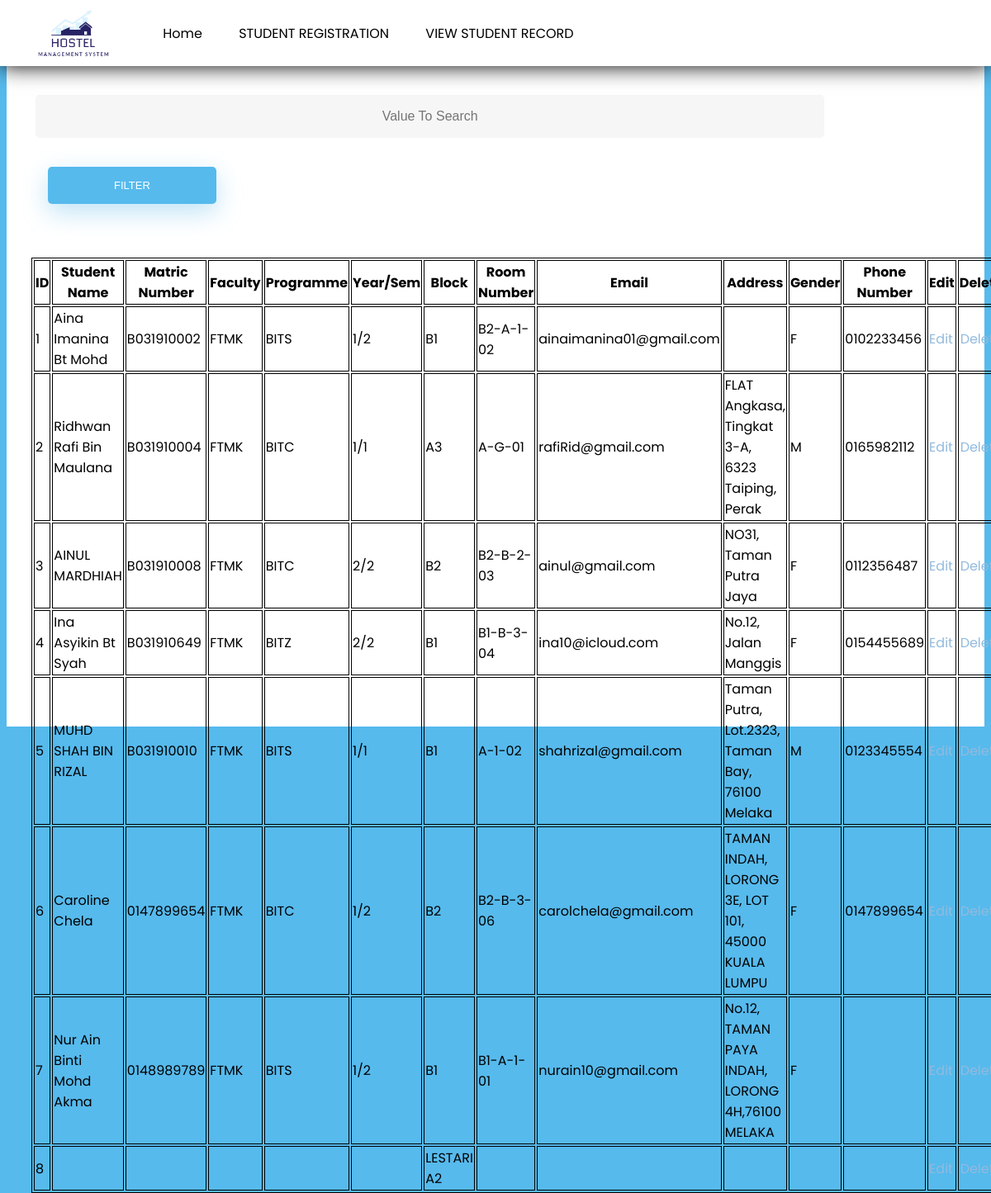
/student.php, run on the app's committed database.
### tables this page shows
CREATE TABLE IF NOT EXISTS `regstud` (
  `id` int(11) NOT NULL AUTO_INCREMENT,
  `matricno` varchar(50) NOT NULL,
  `email` varchar(50) NOT NULL,
  `studentname` varchar(50) NOT NULL,
  `faculty` varchar(50) NOT NULL,
  `prog` varchar(50) NOT NULL,
  `yearsem` varchar(50) NOT NULL,
  `block` varchar(50) NOT NULL,
  `roomno` varchar(50) NOT NULL,
  `address` varchar(50) NOT NULL,
  `gender` varchar(50) NOT NULL,
  `phoneno` varchar(50) NOT NULL,
  PRIMARY KEY (`id`),
  UNIQUE KEY `matricno` (`matricno`)
);

### student.php (the view, shortened to what this page needs)
<!DOCTYPE html>
<html>
<head>
</head>
<link rel="stylesheet" href="style.css">
<body>
<header>
           <img src="asset/img/b.png">
            <nav>
                <ul>
                    <li><a href="profile.php" class="activeLink" >Home</a></li>
                    <li><a href="regS.php">STUDENT REGISTRATION</a></li>
                    <li><a href="student.php">VIEW STUDENT RECORD</a></li>
                </ul>
            </nav>
        </header>
<?php
if(isset($_POST['search']))
{
    $valueToSearch = $_POST['valueToSearch'];
    $query ="SELECT * FROM `regstud` WHERE CONCAT( `studentname`, `matricno`, `yearsem`, `block`) LIKE '%".$valueToSearch."%' ";
    $search_result = filterTable($query);
}
 else {
    $query = "SELECT * FROM `regstud`";
    $search_result = filterTable($query);
}
function filterTable($query)
{
    $link = mysqli_connect("localhost", "root", "", "dbhostel");
    $filter_Result = mysqli_query($link, $query);
    return $filter_Result;
}
?>
<!DOCTYPE html>
<html>
    <head>
    </head>
    <body>
        <form action="student.php" method="post">
            <input type="text" name="valueToSearch" placeholder="Value To Search"><br><br>
            <input type="submit" name="search" value="Filter"><br><br>
            <table>
                <tr>
                    <th><strong>ID</strong></th>
                    <th><strong>Student Name</strong></th>
                    <th><strong>Matric Number</strong></th>
                    <th><strong>Faculty</strong></th>
                    <th><strong>Programme</strong></th>
                    <th><strong>Year/Sem</strong></th>
                    <th><strong>Block</strong></th>
                    <th><strong>Room Number</strong></th>
                    <th><strong>Email</strong></th>
                    <th><strong>Address</strong></th>
                    <th><strong>Gender</strong></th>
                    <th><strong>Phone Number</strong></th>
                    <th><strong>Edit</strong></th>
                    <th><strong>Delete</strong></th>
                </tr>
                <?php while($row = mysqli_fetch_array($search_result)):?>
                <tr>
                    <td><?php echo $row['id'];?></td>
                    <td><?php echo $row['studentname'];?></td>
                    <td><?php echo $row['matricno'];?></td>
                    <td><?php echo $row['faculty'];?></td>
                    <td><?php echo $row['prog'];?></td>
                     <td><?php echo $row['yearsem'];?></td>
                    <td><?php echo $row['block'];?></td>
                    <td><?php echo $row['roomno'];?></td>
                    <td><?php echo $row['email'];?></td>
                     <td><?php echo $row['address'];?></td>
                    <td><?php echo $row['gender'];?></td>
                    <td><?php echo $row['phoneno'];?></td>
                    <td>
                    <a href="editS_form.php?matricno=<?php echo $row["matricno"]; ?>">Edit</a>
                    </td>
                    <td align="center">
                    <a href="delete.php?matricno=<?php echo $row["matricno"]; ?>">Delete</a>
                    </td>
                </tr>
                <?php endwhile;?>
            </table>
        </form>
    </body>
</html>
</head>
</html>

### style.css (style rules this page uses)
html { background-color: #56baed; }
body { font-family: "Poppins", sans-serif; height: 100vh; }
a { color: #92badd; display:inline-block; text-decoration: none; font-weight: 400; }
input[type=button], input[type=submit], input[type=reset] { background-color: #56baed; border: none; color: white; padding: 15px 80px; text-align: center; text-decoration: none; display: inline-block; text-transform: uppercase; font-size: 13px; -webkit-box-shadow: 0 10px 30px 0 rgba(95,186,233,0.4); box-shadow: 0 10px 30px 0 rgba(95,186,233,0.4); -webkit-border-radius: 5px 5px 5px 5px; border-radius: 5px 5px 5px 5px; margin: 5px 20px 40px 20px; -webkit-transition: all 0.3s ease-in-out; -moz-transition: all 0.3s ease-in-out; -ms-transition: all 0.3s ease-in-out; -o-transition: all 0.3s ease-in-out; transition: all 0.3s ease-in-out; }
input[type=text] { background-color: #f6f6f6; border: none; color: #0d0d0d; padding: 15px 32px; text-align: center; text-decoration: none; display: inline-block; font-size: 16px; margin: 5px; width: 85%; border: 2px solid #f6f6f6; -webkit-transition: all 0.5s ease-in-out; -moz-transition: all 0.5s ease-in-out; -ms-transition: all 0.5s ease-in-out; -o-transition: all 0.5s ease-in-out; transition: all 0.5s ease-in-out; -webkit-border-radius: 5px 5px 5px 5px; border-radius: 5px 5px 5px 5px; }
input[type=text]:placeholder { color: #cccccc; }
* { box-sizing: border-box; }

### student.php (style rules this page uses)
body { background-image: url("a.jpeg"); font-family: "Lato", sans-serif; background-color: white; }
header img { height: 80px; margin-left: 40px; }
body { height: 125vh; background-image: url(); background-color: #fff; background-size: cover; font-family: sans-serif; margin-top: 80px; padding: 30px; }
header { background-color: white; position: fixed; top: 0; left: 0; right: 0; height: 80px; display: flex; align-items: center; box-shadow: 0 0 25px 0 black; }
header * { display: inline; }
header li { margin: 20px; }
header li a { color: black; text-decoration: none; }
table,tr,th,td { border: 1px solid black; }

### data on the page
regstud: id "1", studentname "Aina Imanina Bt Mohd", matricno "B031910002", faculty "FTMK", prog "BITS", yearsem "1/2", block "B1", roomno "B2-A-1-02", email "ainaimanina01@gmail.com", gender "F", phoneno "0102233456"
regstud: id "2", studentname "Ridhwan Rafi Bin Maulana", matricno "B031910004", faculty "FTMK", prog "BITC", yearsem "1/1", block "A3", roomno "A-G-01", email "rafiRid@gmail.com", address "FLAT Angkasa, Tingkat 3-A, 6323 Taiping, Perak", gender "M", phoneno "0165982112"
regstud: id "3", studentname "AINUL MARDHIAH", matricno "B031910008", faculty "FTMK", prog "BITC", yearsem "2/2", block "B2", roomno "B2-B-2-03", email "ainul@gmail.com", address "NO31, Taman Putra Jaya", gender "F", phoneno "0112356487"
regstud: id "4", studentname "Ina Asyikin Bt Syah", matricno "B031910649", faculty "FTMK", prog "BITZ", yearsem "2/2", block "B1", roomno "B1-B-3-04", email "ina10@icloud.com", address "No.12, Jalan Manggis", gender "F", phoneno "0154455689"
regstud: id "5", studentname "MUHD SHAH BIN RIZAL", matricno "B031910010", faculty "FTMK", prog "BITS", yearsem "1/1", block "B1", roomno "A-1-02", email "shahrizal@gmail.com", address "Taman Putra, Lot.2323, Taman Bay, 76100 Melaka", gender "M", phoneno "0123345554"
regstud: id "6", studentname "Caroline Chela", matricno "0147899654", faculty "FTMK", prog "BITC", yearsem "1/2", block "B2", roomno "B2-B-3-06", email "carolchela@gmail.com", address "TAMAN INDAH, LORONG 3E, LOT 101, 45000 KUALA LUMPU", gender "F", phoneno "0147899654"
regstud: id "7", studentname "Nur Ain Binti Mohd Akma", matricno "0148989789", faculty "FTMK", prog "BITS", yearsem "1/2", block "B1", roomno "B1-A-1-01", email "nurain10@gmail.com", address "No.12, TAMAN PAYA INDAH, LORONG 4H,76100 MELAKA", gender "F"
regstud: id "8", block "LESTARI A2"
